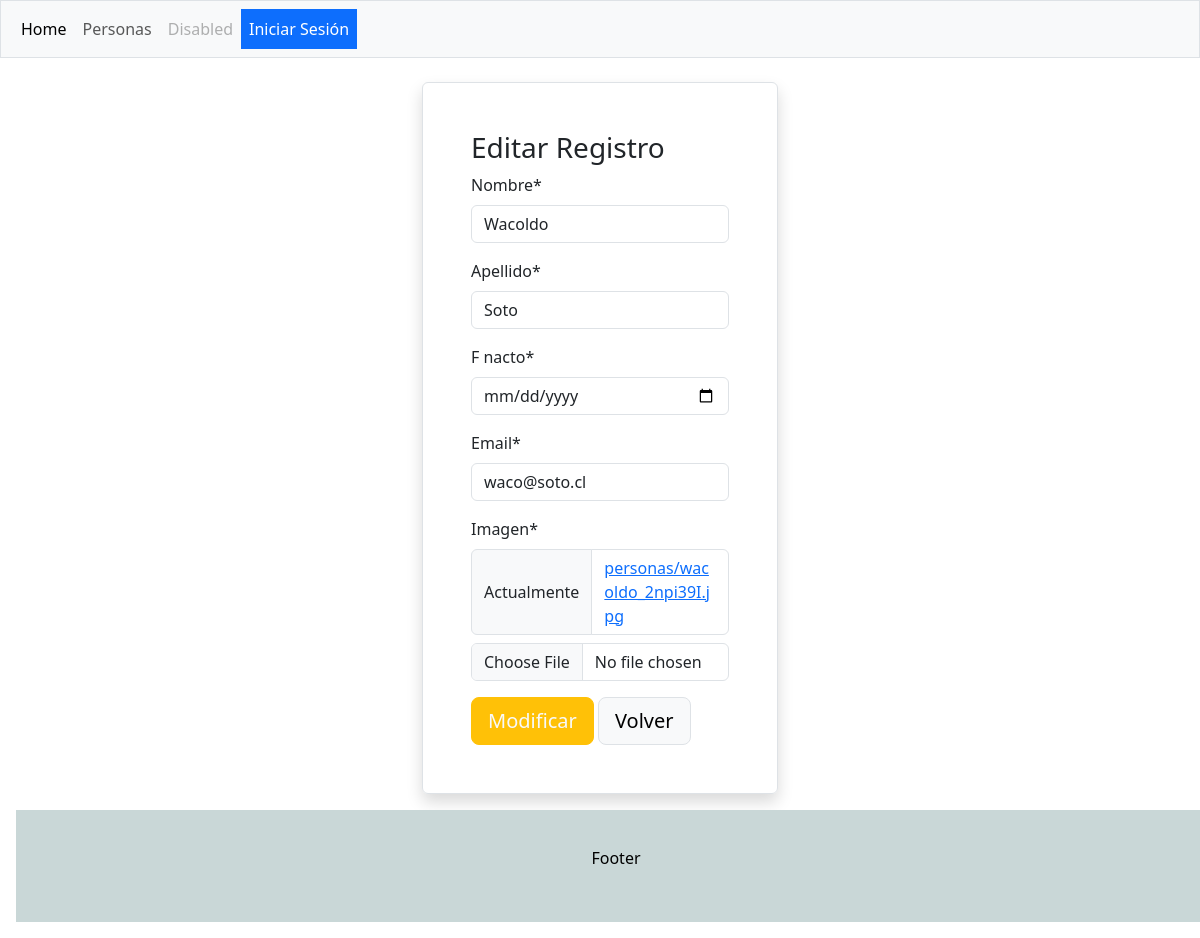
The page /modificarpersona/111 on the database its author committed.
### crud/models.py (models this page shows, shortened)
class Persona(models.Model):
    rut=models.CharField(max_length=10, primary_key=True)
    nombre=models.CharField(max_length=50, null=False)
    apellido=models.CharField(max_length=50, null=False)
    f_nacto=models.DateField()
    email=models.EmailField(max_length=100, null=False)
    imagen=models.ImageField(upload_to='personas', null=True)

### crud/views.py (the view, shortened to what this page needs)
# urls.py: path('modificarpersona/<id>',modificarpersona, name='modificarpersona'),
def modificarpersona(request,id):
    persona=get_object_or_404(Persona, rut=id)
    form=UpdPersonaForm(instance=persona)
    datos={
        'persona':persona,
        'form':form
    }
    return render(request,'crud/modificarpersona.html',datos)

### crud/forms.py
class UpdPersonaForm(forms.ModelForm):
    f_nacto=forms.DateField(widget=forms.DateInput(attrs={"type":"date"}))
    class Meta:
        model = Persona
        fields = ['nombre','apellido','f_nacto','email','imagen']

### crud/templates/crud/modificarpersona.html (shortened to what this page needs)
{% extends "crud/base.html" %}
{% load static %}
{% load crispy_forms_tags %}
{% block contenido %}
<div class="container">
    <div class="row">
        <div class="col-sm-4"></div>
        <div class="col-sm-4">
            <div class="p-5 border rounded shadow mt-4">
                <h3>Editar Registro</h3>
                <form action="" method="post" enctype="multipart/form-data">
                    {{form | crispy}}
                    <div>
                        <input type="submit" value="Modificar" class="btn btn-warning  text-light btn-lg">
                        <a href="{% url "personas" %}">
                            <button type="button" class="btn btn-light border btn-lg">Volver</button>
                        </a>
                    </div>
                </form>
            </div>
        </div>
        <div class="col-sm-4"></div>
    </div>
</div>
{% endblock contenido %}

### rows shown on the page
Persona: nombre "Wacoldo", apellido "Soto", email "waco@soto.cl"
